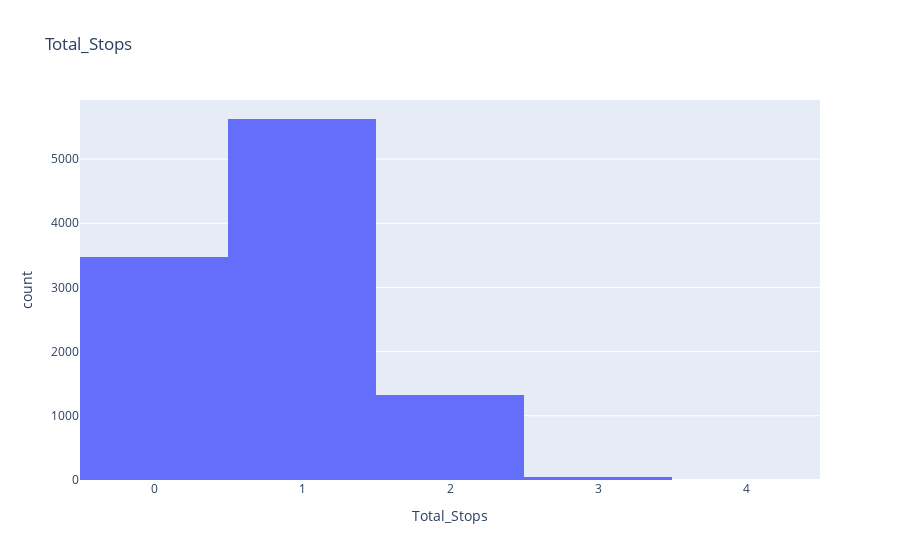
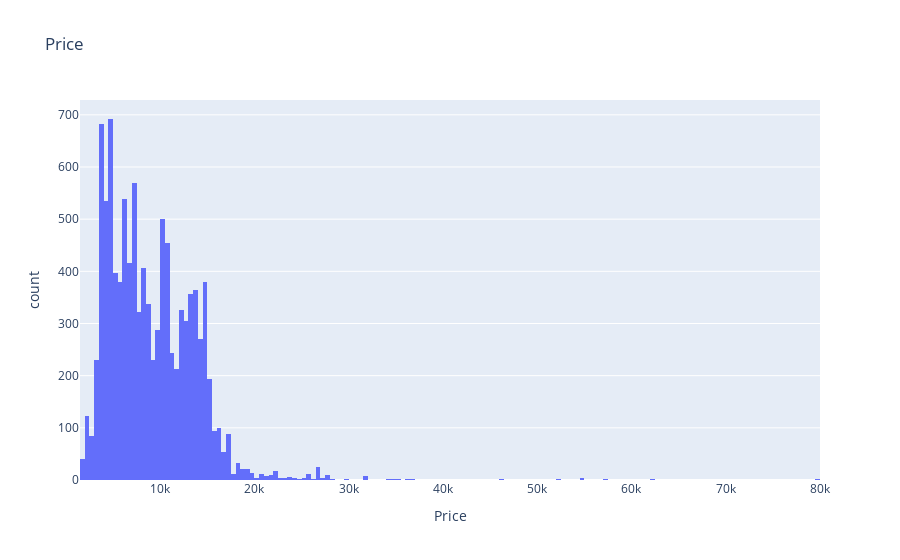

Write notebook code for charts like these, in order.
### Code cell
for col in num_cols:
    px.histogram(data_frame= df, x= col, title= col).show()

### Figure 1 — Plotly figure (JSON) as saved in the notebook; plotly's stock layout.template omitted (floating-point values rounded to 4 significant figures; data arrays with more than 128 entries replaced by an {"elided": "..."} marker saying what was removed)
{"data": [{"alignmentgroup": "True", "bingroup": "x", "hovertemplate": "Total_Stops=%{x}<br>count=%{y}<extra></extra>", "legendgroup": "", "marker": {"color": "#636efa", "pattern": {"shape": ""}}, "name": "", "offsetgroup": "", "orientation": "v", "showlegend": false, "type": "histogram", "x": {"elided": "10461 int values"}, "xaxis": "x", "yaxis": "y"}], "layout": {"barmode": "relative", "legend": {"tracegroupgap": 0}, "title": {"text": "Total_Stops"}, "xaxis": {"anchor": "y", "domain": [0, 1], "title": {"text": "Total_Stops"}}, "yaxis": {"anchor": "x", "domain": [0, 1], "title": {"text": "count"}}}}

### Figure 2 — Plotly figure (JSON) as saved in the notebook; plotly's stock layout.template omitted (floating-point values rounded to 4 significant figures; data arrays with more than 128 entries replaced by an {"elided": "..."} marker saying what was removed)
{"data": [{"alignmentgroup": "True", "bingroup": "x", "hovertemplate": "Price=%{x}<br>count=%{y}<extra></extra>", "legendgroup": "", "marker": {"color": "#636efa", "pattern": {"shape": ""}}, "name": "", "offsetgroup": "", "orientation": "v", "showlegend": false, "type": "histogram", "x": {"elided": "10461 int values"}, "xaxis": "x", "yaxis": "y"}], "layout": {"barmode": "relative", "legend": {"tracegroupgap": 0}, "title": {"text": "Price"}, "xaxis": {"anchor": "y", "domain": [0, 1], "title": {"text": "Price"}}, "yaxis": {"anchor": "x", "domain": [0, 1], "title": {"text": "count"}}}}
